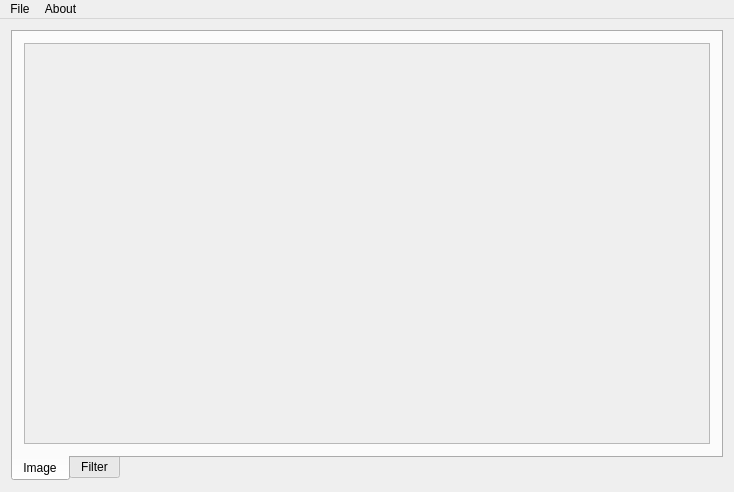
<?xml version="1.0" encoding="UTF-8"?>
<ui version="4.0">
 <class>MainWindow</class>
 <widget class="QMainWindow" name="MainWindow">
  <property name="geometry">
   <rect>
    <x>0</x>
    <y>0</y>
    <width>734</width>
    <height>492</height>
   </rect>
  </property>
  <property name="windowTitle">
   <string>gaus</string>
  </property>
  <widget class="QWidget" name="centralWidget">
   <layout class="QGridLayout" name="gridLayout">
    <item row="0" column="0">
     <widget class="QTabWidget" name="tabWidget">
      <property name="tabPosition">
       <enum>QTabWidget::South</enum>
      </property>
      <property name="currentIndex">
       <number>0</number>
      </property>
      <widget class="QWidget" name="image">
       <attribute name="title">
        <string>Image</string>
       </attribute>
       <layout class="QGridLayout" name="gridLayout_4">
        <item row="1" column="0">
         <widget class="QScrollArea" name="scrollArea">
          <property name="widgetResizable">
           <bool>true</bool>
          </property>
          <widget class="QWidget" name="scrollAreaWidgetContents">
           <property name="geometry">
            <rect>
             <x>0</x>
             <y>0</y>
             <width>690</width>
             <height>408</height>
            </rect>
           </property>
           <layout class="QGridLayout" name="gridLayout_5">
            <item row="0" column="0">
             <widget class="QLabel" name="clear_image">
              <property name="text">
               <string/>
              </property>
             </widget>
            </item>
           </layout>
          </widget>
         </widget>
        </item>
       </layout>
      </widget>
      <widget class="QWidget" name="filter">
       <attribute name="title">
        <string>Filter</string>
       </attribute>
       <layout class="QHBoxLayout" name="horizontalLayout">
        <item>
         <widget class="QScrollArea" name="scrollArea_2">
          <property name="widgetResizable">
           <bool>true</bool>
          </property>
          <widget class="QWidget" name="scrollAreaWidgetContents_2">
           <property name="geometry">
            <rect>
             <x>0</x>
             <y>0</y>
             <width>607</width>
             <height>408</height>
            </rect>
           </property>
           <layout class="QGridLayout" name="gridLayout_6">
            <item row="0" column="0">
             <widget class="QLabel" name="gaus_image">
              <property name="sizePolicy">
               <sizepolicy hsizetype="Minimum" vsizetype="Minimum">
                <horstretch>0</horstretch>
                <verstretch>0</verstretch>
               </sizepolicy>
              </property>
              <property name="text">
               <string/>
              </property>
             </widget>
            </item>
           </layout>
          </widget>
         </widget>
        </item>
        <item>
         <layout class="QVBoxLayout" name="verticalLayout">
          <item>
           <spacer name="verticalSpacer">
            <property name="orientation">
             <enum>Qt::Vertical</enum>
            </property>
            <property name="sizeHint" stdset="0">
             <size>
              <width>20</width>
              <height>40</height>
             </size>
            </property>
           </spacer>
          </item>
          <item>
           <widget class="QLabel" name="label">
            <property name="sizePolicy">
             <sizepolicy hsizetype="Maximum" vsizetype="Maximum">
              <horstretch>0</horstretch>
              <verstretch>0</verstretch>
             </sizepolicy>
            </property>
            <property name="layoutDirection">
             <enum>Qt::LeftToRight</enum>
            </property>
            <property name="text">
             <string>Radius</string>
            </property>
           </widget>
          </item>
          <item>
           <widget class="QDoubleSpinBox" name="radius">
            <property name="sizePolicy">
             <sizepolicy hsizetype="Maximum" vsizetype="Maximum">
              <horstretch>0</horstretch>
              <verstretch>0</verstretch>
             </sizepolicy>
            </property>
            <property name="layoutDirection">
             <enum>Qt::LeftToRight</enum>
            </property>
            <property name="prefix">
             <string/>
            </property>
            <property name="minimum">
             <double>2.000000000000000</double>
            </property>
            <property name="maximum">
             <double>20.000000000000000</double>
            </property>
            <property name="singleStep">
             <double>0.100000000000000</double>
            </property>
            <property name="stepType">
             <enum>QAbstractSpinBox::AdaptiveDecimalStepType</enum>
            </property>
           </widget>
          </item>
          <item>
           <widget class="QPushButton" name="done">
            <property name="sizePolicy">
             <sizepolicy hsizetype="Maximum" vsizetype="Maximum">
              <horstretch>0</horstretch>
              <verstretch>0</verstretch>
             </sizepolicy>
            </property>
            <property name="layoutDirection">
             <enum>Qt::LeftToRight</enum>
            </property>
            <property name="text">
             <string>Start</string>
            </property>
           </widget>
          </item>
         </layout>
        </item>
       </layout>
      </widget>
     </widget>
    </item>
   </layout>
  </widget>
  <widget class="QMenuBar" name="menuBar">
   <property name="geometry">
    <rect>
     <x>0</x>
     <y>0</y>
     <width>734</width>
     <height>21</height>
    </rect>
   </property>
   <widget class="QMenu" name="file">
    <property name="title">
     <string>File</string>
    </property>
    <addaction name="open"/>
    <addaction name="save"/>
    <addaction name="separator"/>
    <addaction name="exit"/>
   </widget>
   <widget class="QMenu" name="about">
    <property name="title">
     <string>About</string>
    </property>
    <addaction name="action"/>
   </widget>
   <addaction name="file"/>
   <addaction name="about"/>
  </widget>
  <action name="open">
   <property name="text">
    <string>Open</string>
   </property>
  </action>
  <action name="save">
   <property name="text">
    <string>Save</string>
   </property>
  </action>
  <action name="exit">
   <property name="text">
    <string>Выход</string>
   </property>
  </action>
  <action name="action">
   <property name="text">
    <string>About</string>
   </property>
  </action>
 </widget>
 <layoutdefault spacing="6" margin="11"/>
 <resources/>
 <connections/>
</ui>
